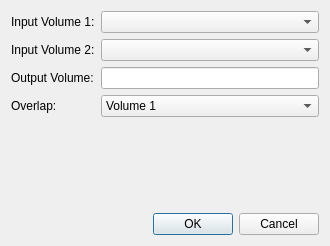
<?xml version="1.0" encoding="UTF-8"?>
<ui version="4.0">
 <class>MergeVolumesDialog</class>
 <widget class="QDialog" name="MergeVolumesDialog">
  <property name="geometry">
   <rect>
    <x>0</x>
    <y>0</y>
    <width>330</width>
    <height>246</height>
   </rect>
  </property>
  <property name="windowTitle">
   <string>Trend Based Attributes</string>
  </property>
  <layout class="QVBoxLayout" name="verticalLayout">
   <item>
    <layout class="QGridLayout" name="gridLayout">
     <item row="0" column="0">
      <widget class="QLabel" name="label_2">
       <property name="text">
        <string>Input Volume 1:</string>
       </property>
      </widget>
     </item>
     <item row="0" column="1">
      <widget class="QComboBox" name="cbVolume1">
       <property name="minimumSize">
        <size>
         <width>200</width>
         <height>0</height>
        </size>
       </property>
      </widget>
     </item>
     <item row="3" column="0">
      <widget class="QLabel" name="label_6">
       <property name="text">
        <string>Output Volume:</string>
       </property>
      </widget>
     </item>
     <item row="3" column="1">
      <widget class="QLineEdit" name="leOutput"/>
     </item>
     <item row="4" column="0">
      <widget class="QLabel" name="label">
       <property name="text">
        <string>Overlap:</string>
       </property>
      </widget>
     </item>
     <item row="4" column="1">
      <widget class="QComboBox" name="cbOverlap">
       <item>
        <property name="text">
         <string>Volume 1</string>
        </property>
       </item>
       <item>
        <property name="text">
         <string>Volume 2</string>
        </property>
       </item>
       <item>
        <property name="text">
         <string>Mean</string>
        </property>
       </item>
      </widget>
     </item>
     <item row="1" column="0">
      <widget class="QLabel" name="label_3">
       <property name="text">
        <string>Input Volume 2:</string>
       </property>
      </widget>
     </item>
     <item row="1" column="1">
      <widget class="QComboBox" name="cbVolume2"/>
     </item>
    </layout>
   </item>
   <item>
    <spacer name="verticalSpacer">
     <property name="orientation">
      <enum>Qt::Vertical</enum>
     </property>
     <property name="sizeHint" stdset="0">
      <size>
       <width>20</width>
       <height>40</height>
      </size>
     </property>
    </spacer>
   </item>
   <item>
    <widget class="QDialogButtonBox" name="buttonBox">
     <property name="orientation">
      <enum>Qt::Horizontal</enum>
     </property>
     <property name="standardButtons">
      <set>QDialogButtonBox::Cancel|QDialogButtonBox::Ok</set>
     </property>
    </widget>
   </item>
  </layout>
 </widget>
 <tabstops>
  <tabstop>cbVolume1</tabstop>
  <tabstop>cbVolume2</tabstop>
  <tabstop>leOutput</tabstop>
  <tabstop>cbOverlap</tabstop>
 </tabstops>
 <resources/>
 <connections>
  <connection>
   <sender>buttonBox</sender>
   <signal>accepted()</signal>
   <receiver>MergeVolumesDialog</receiver>
   <slot>accept()</slot>
   <hints>
    <hint type="sourcelabel">
     <x>248</x>
     <y>254</y>
    </hint>
    <hint type="destinationlabel">
     <x>157</x>
     <y>274</y>
    </hint>
   </hints>
  </connection>
  <connection>
   <sender>buttonBox</sender>
   <signal>rejected()</signal>
   <receiver>MergeVolumesDialog</receiver>
   <slot>reject()</slot>
   <hints>
    <hint type="sourcelabel">
     <x>316</x>
     <y>260</y>
    </hint>
    <hint type="destinationlabel">
     <x>286</x>
     <y>274</y>
    </hint>
   </hints>
  </connection>
 </connections>
</ui>
